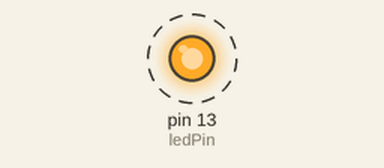
This sketch was run on a simulated Arduino Uno, built with avr-gcc and run on an emulated ATmega328P. Shown: output pins drawn as LEDs (lit = HIGH). Dashed ring = blinking.

Above: at 0.7 s.
Timing chart, 0 to 3.0 s (numbered marks = the images above):
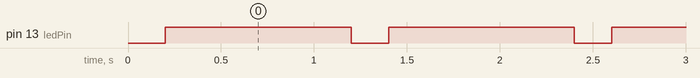

The sketch:

sketch_millis.ino
```cpp
int ledPin = 13;
int a,b;
int flag = 0;
void setup() {
  // put your setup code here, to run once:
pinMode(ledPin, OUTPUT);
a = millis();
}

void loop() {
  // put your main code here, to run repeatedly:
b = millis();
if (b - a >= 200 && flag == 0)
{
  digitalWrite(ledPin, HIGH);
  a = b;
  flag = 1;
}
b = millis();
if (b - a >= 1000 && flag == 1)
{
  digitalWrite(ledPin, LOW);
  a = b;
  flag = 0;
}
}
```

Measured:
- by itself, pin 13 (ledPin): alternates HIGH for 1.0 s and LOW for 0.20 s
